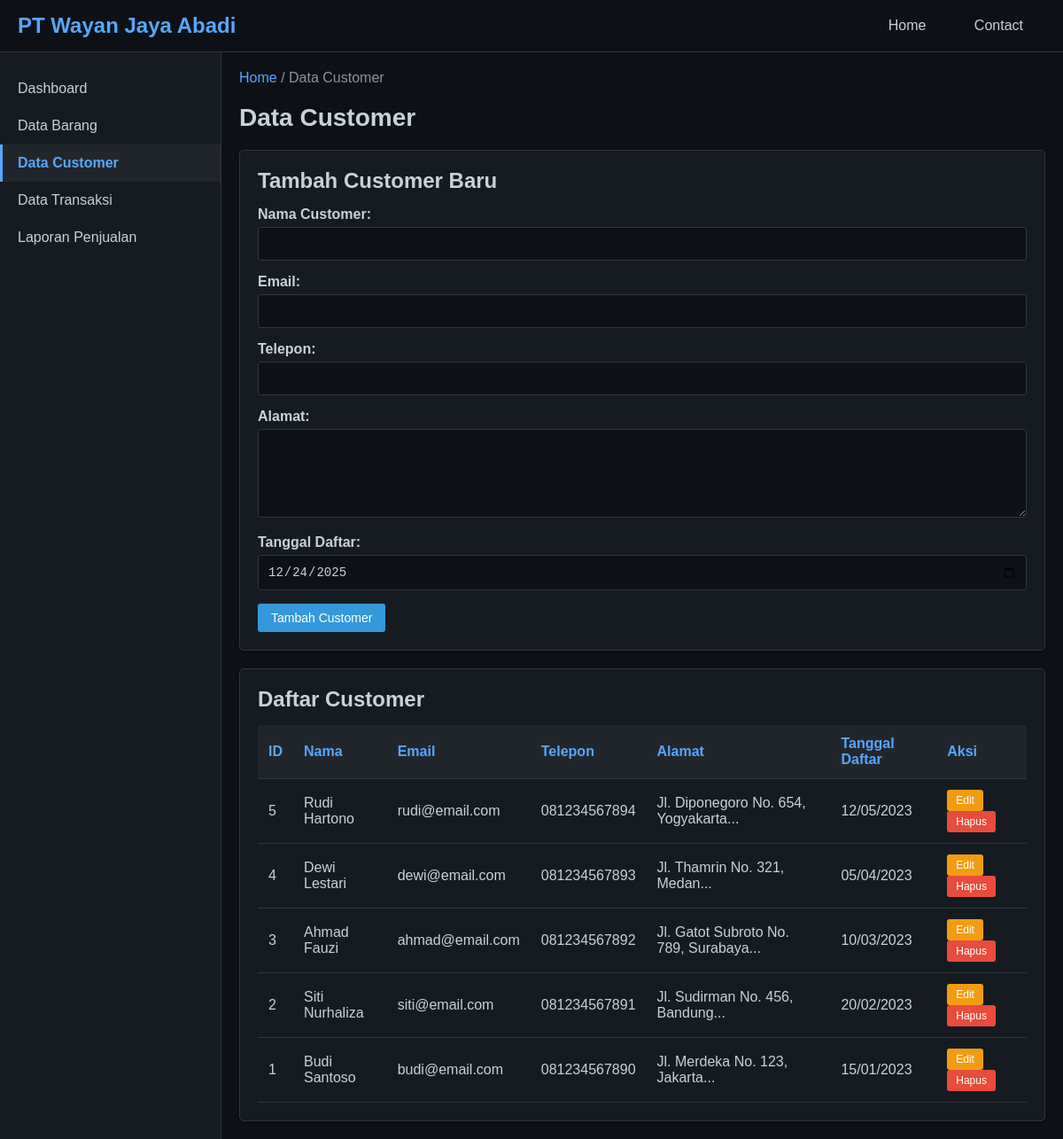
/data_customer.php, run on the app's committed database.
### tables this page shows
CREATE TABLE IF NOT EXISTS customer (
    id INT AUTO_INCREMENT PRIMARY KEY,
    nama VARCHAR(100) NOT NULL,
    email VARCHAR(100),
    telepon VARCHAR(20),
    alamat TEXT,
    tanggal_daftar DATE,
    created_at TIMESTAMP DEFAULT CURRENT_TIMESTAMP
);

### data_customer.php (the view, shortened to what this page needs)
<?php
require_once 'config.php';
$edit_data = null;
$query = "SELECT * FROM customer ORDER BY id DESC";
$result = mysqli_query($conn, $query);
include 'header.php';
?>
<h1 class="page-title">Data Customer</h1>
<div class="table-container" style="margin-bottom: 20px;">
    <h2><?php echo $edit_data ? 'Edit Customer' : 'Tambah Customer Baru'; ?></h2>
    <form method="POST" action="">
        <div class="form-group">
            <label>Nama Customer:</label>
            <input type="text" name="nama" required
                   value="<?php echo $edit_data ? $edit_data['nama'] : ''; ?>">
        </div>
        <div class="form-group">
            <label>Email:</label>
            <input type="email" name="email"
                   value="<?php echo $edit_data ? $edit_data['email'] : ''; ?>">
        </div>
        <div class="form-group">
            <label>Telepon:</label>
            <input type="text" name="telepon"
                   value="<?php echo $edit_data ? $edit_data['telepon'] : ''; ?>">
        </div>
        <div class="form-group">
            <label>Alamat:</label>
            <textarea name="alamat"><?php echo $edit_data ? $edit_data['alamat'] : ''; ?></textarea>
        </div>
        <div class="form-group">
            <label>Tanggal Daftar:</label>
            <input type="date" name="tanggal_daftar" required
                   value="<?php echo $edit_data ? $edit_data['tanggal_daftar'] : date('Y-m-d'); ?>">
        </div>
        <?php if ($edit_data): ?>
            <button type="submit" name="edit" class="btn btn-warning">Update Customer</button>
            <a href="data_customer.php" class="btn btn-danger">Batal</a>
        <?php else: ?>
            <button type="submit" name="tambah" class="btn btn-primary">Tambah Customer</button>
        <?php endif; ?>
    </form>
</div>
<div class="table-container">
    <h2>Daftar Customer</h2>
    <table>
        <thead>
            <tr>
                <th>ID</th>
                <th>Nama</th>
                <th>Email</th>
                <th>Telepon</th>
                <th>Alamat</th>
                <th>Tanggal Daftar</th>
                <th>Aksi</th>
            </tr>
        </thead>
        <tbody>
            <?php
            if (mysqli_num_rows($result) > 0) {
                while ($row = mysqli_fetch_assoc($result)) {
                    echo "<tr>";
                    echo "<td>" . $row['id'] . "</td>";
                    echo "<td>" . $row['nama'] . "</td>";
                    echo "<td>" . $row['email'] . "</td>";
                    echo "<td>" . $row['telepon'] . "</td>";
                    echo "<td>" . substr($row['alamat'], 0, 50) . "...</td>";
                    echo "<td>" . date('d/m/Y', strtotime($row['tanggal_daftar'])) . "</td>";
                    echo "<td>";
                    echo "<a href='data_customer.php?edit=" . $row['id'] . "' class='btn btn-warning' style='padding: 5px 10px; font-size: 12px;'>Edit</a> ";
                    echo "<a href='data_customer.php?hapus=" . $row['id'] . "' class='btn btn-danger' style='padding: 5px 10px; font-size: 12px;' onclick='return confirm(\"Yakin ingin menghapus?\")'>Hapus</a>";
                    echo "</td>";
                    echo "</tr>";
                }
            } else {
                echo "<tr><td colspan='7' style='text-align: center;'>Tidak ada data customer</td></tr>";
            }
            ?>
        </tbody>
    </table>
</div>
<?php include 'footer.php'; ?>

### style.css (style rules this page uses)
* { margin: 0; padding: 0; box-sizing: border-box; }
body { font-family: Arial, sans-serif; background-color: #1a1a1a; color: #e0e0e0; }
.page-title { font-size: 28px; margin-bottom: 20px; color: #c9d1d9; }
.table-container { background-color: #161b22; padding: 20px; border-radius: 5px; box-shadow: 0 2px 5px rgba(0,0,0,0.3); border: 1px solid #30363d; overflow-x: auto; }
.table-container h2 { color: #c9d1d9; margin-bottom: 15px; }
table { width: 100%; border-collapse: collapse; margin-top: 10px; }
table th, table td { padding: 12px; text-align: left; border-bottom: 1px solid #30363d; color: #c9d1d9; }
table th { background-color: #21262d; color: #58a6ff; font-weight: bold; }
.btn { padding: 8px 15px; border: none; border-radius: 3px; cursor: pointer; text-decoration: none; display: inline-block; font-size: 14px; }
.btn-primary { background-color: #3498db; color: white; }
.btn-danger { background-color: #e74c3c; color: white; }
.btn-warning { background-color: #f39c12; color: white; }
.form-group { margin-bottom: 15px; }
.form-group label { display: block; margin-bottom: 5px; font-weight: bold; color: #c9d1d9; }
.form-group input, .form-group select, .form-group textarea { width: 100%; padding: 10px; border: 1px solid #30363d; border-radius: 3px; font-size: 14px; background-color: #0d1117; color: #c9d1d9; }
.form-group textarea { resize: vertical; min-height: 100px; }

### data on the page
customer: id "5", nama "Rudi Hartono", email "rudi@email.com", telepon "081234567894", alamat "Jl. Diponegoro No. 654, Yogyakarta", tanggal_daftar "12/05/2023"
customer: id "4", nama "Dewi Lestari", email "dewi@email.com", telepon "081234567893", alamat "Jl. Thamrin No. 321, Medan", tanggal_daftar "05/04/2023"
customer: id "3", nama "Ahmad Fauzi", email "ahmad@email.com", telepon "081234567892", alamat "Jl. Gatot Subroto No. 789, Surabaya", tanggal_daftar "10/03/2023"
customer: id "2", nama "Siti Nurhaliza", email "siti@email.com", telepon "081234567891", alamat "Jl. Sudirman No. 456, Bandung", tanggal_daftar "20/02/2023"
customer: id "1", nama "Budi Santoso", email "budi@email.com", telepon "081234567890", alamat "Jl. Merdeka No. 123, Jakarta", tanggal_daftar "15/01/2023"
